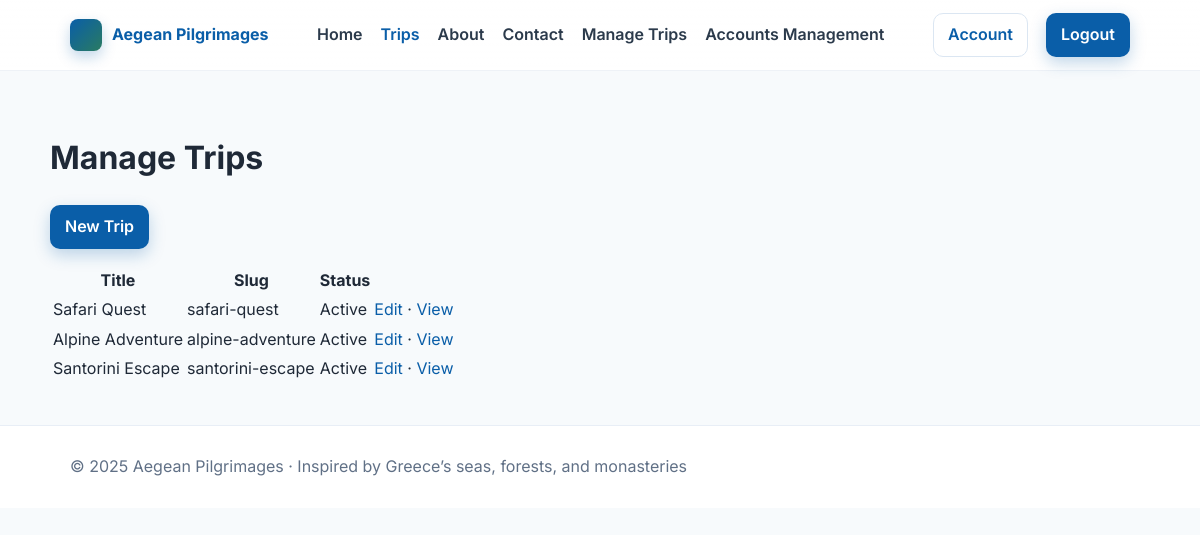
Screenshot of /trips/manage (signed in) with the database file from the repository.
### app/models.py (models this page shows)
class Trip(db.Model):
	id = db.Column(db.Integer, primary_key=True)
	title = db.Column(db.String(180), nullable=False)
	slug = db.Column(db.String(200), unique=True, index=True)
	short_description = db.Column(db.String(300))
	detailed_plan = db.Column(db.Text)
	price_cents = db.Column(db.Integer, default=0)
	currency = db.Column(db.String(3), default="USD")
	hero_image_url = db.Column(db.String(512))
	is_active = db.Column(db.Boolean, default=True)
	is_bookable = db.Column(db.Boolean, default=False)  # legacy toggle; can keep for compatibility
	booking_mode = db.Column(db.String(20), default="none")  # 'none', 'direct', 'inquiry'
	created_at = db.Column(db.DateTime, default=datetime.utcnow)
	photos = db.relationship("TripPhoto", backref="trip", cascade="all, delete-orphan", order_by="TripPhoto.position.asc()")

### app/utils.py (the view)
		def inner(*args, **kwargs):
			if not current_user.is_authenticated or current_user.role not in roles:
				abort(403)
			return fn(*args, **kwargs)

### app/__init__.py (called while the page is built)
@login_manager.user_loader
def load_user(user_id: str):
	return User.query.get(int(user_id))

### app/trips/routes.py (called while the page is built)
@bp.get("/manage")
@login_required
@require_role("admin","creator")
def manage_index():
	trips = Trip.query.order_by(Trip.created_at.desc()).all()
	return render_template("trips/manage_index.html", trips=trips)

### app/utils.py (called while the page is built)
def require_role(*roles):
	def wrapper(fn):
		def inner(*args, **kwargs):
			if not current_user.is_authenticated or current_user.role not in roles:
				abort(403)
			return fn(*args, **kwargs)
		inner.__name__ = fn.__name__
		return inner
	return wrapper

### app/templates/trips/manage_index.html (shortened to what this page needs)
{% extends "base.html" %}
{% block content %}
<h1>Manage Trips</h1>
<p><a class="btn" href="{{ url_for('trips.manage_new') }}">New Trip</a></p>
<table>
  <thead><tr><th>Title</th><th>Slug</th><th>Status</th><th></th></tr></thead>
  <tbody>
    {% for t in trips %}
      <tr>
        <td>{{ t.title }}</td><td>{{ t.slug }}</td><td>{{ 'Active' if t.is_active else 'Inactive' }}</td>
        <td><a href="{{ url_for('trips.manage_edit', slug=t.slug) }}">Edit</a> · <a href="{{ url_for('trips.detail', slug=t.slug) }}">View</a></td>
      </tr>
    {% endfor %}
  </tbody>
</table>
{% endblock %}

### app/static/css/main.css (style rules this page uses)
:root { --aegean:#0a5ea8; --aegean-700:#074a85; --aegean-50:#e9f2fb; --pine:#2a7b62; --sand:#e8dcc7; --white:#ffffff; --ink:#1f2937; --muted:#6b7280; --radius:12px; --shadow:0 10px 30px rgba(10,94,168,0.15); }
* { box-sizing:border-box }
html,body { margin:0;padding:0 }
body { font-family: Inter, system-ui, -apple-system, Segoe UI, Roboto, sans-serif; color:var(--ink); background:#f7fafc; line-height:1.6; }
a { color:var(--aegean);text-decoration:none }
.btn, .btn-outline { display:inline-flex;align-items:center;justify-content:center; padding:8px 14px;border-radius:10px;font-weight:600; transition:all .15s ease-in-out;border:1px solid transparent; }
.btn { background:var(--aegean);color:#fff;box-shadow:0 6px 16px rgba(10,94,168,0.25) }

### rows the page displays
Trip: title "Safari Quest", slug "safari-quest", is_active "Active"
Trip: title "Alpine Adventure", slug "alpine-adventure", is_active "Active"
Trip: title "Santorini Escape", slug "santorini-escape", is_active "Active"

### other values shown
{{ 2025 }} "2025"
